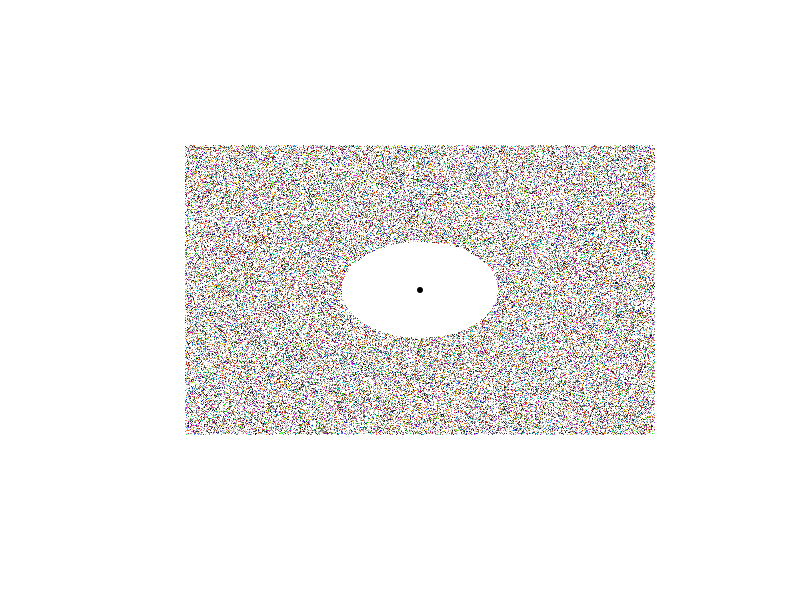
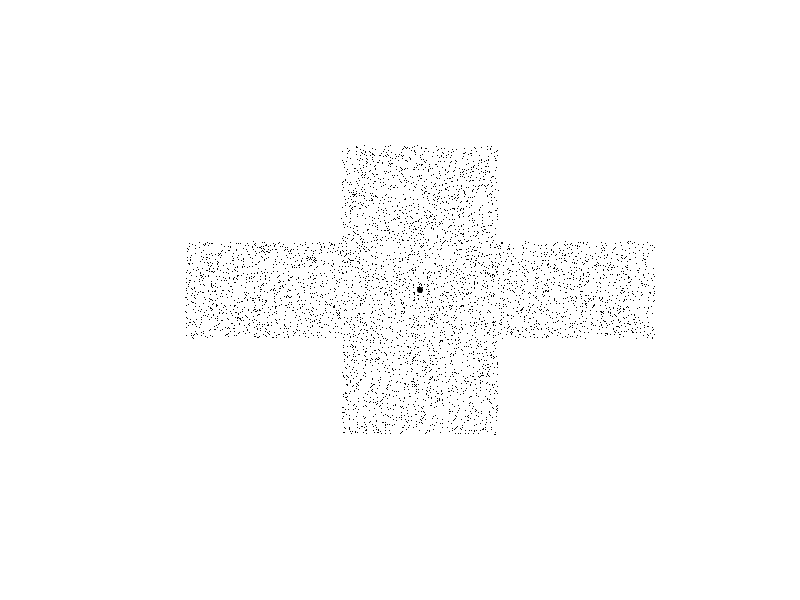

Recreate these plots in R, in order.


center = 0 
radius = 0.5

plot(0, 0,
     xlim=c(-2,2),
     ylim=c(-2,2),
     col = "white", xlab = "", ylab = "", axes=F)
points(center,center,pch=20)
for (i in seq(1,100000)){
  x <- runif(1,-1.5,1.5)
  y <- runif(1,-1.5,1.5)
  if (((center-x)**2 + (center-y)**2) >= radius**2){
    col <- sample(colors(),1)
    #pch <- sample(1:12,1)
    points(x,y,pch='.',col=col)
  }
}


#### Cross
center = 0 
l = 0.5
plot(0, 0,
     xlim=c(-2,2),
     ylim=c(-2,2),
     col = "white", xlab = "", ylab = "", axes=F)
points(center,center,pch=20)
for (i in seq(1,10000)){
  x <- runif(1,-1.5,1.5)
  y <- runif(1,-1.5,1.5)
  if ( abs(center-x) <= l | abs(center-y) <= l){
    #col <- sample(colors(),1)
    #pch <- sample(1:12,1)
    #points(x,y,pch='.',col=col)
    points(x,y,pch='.')
  }
}
